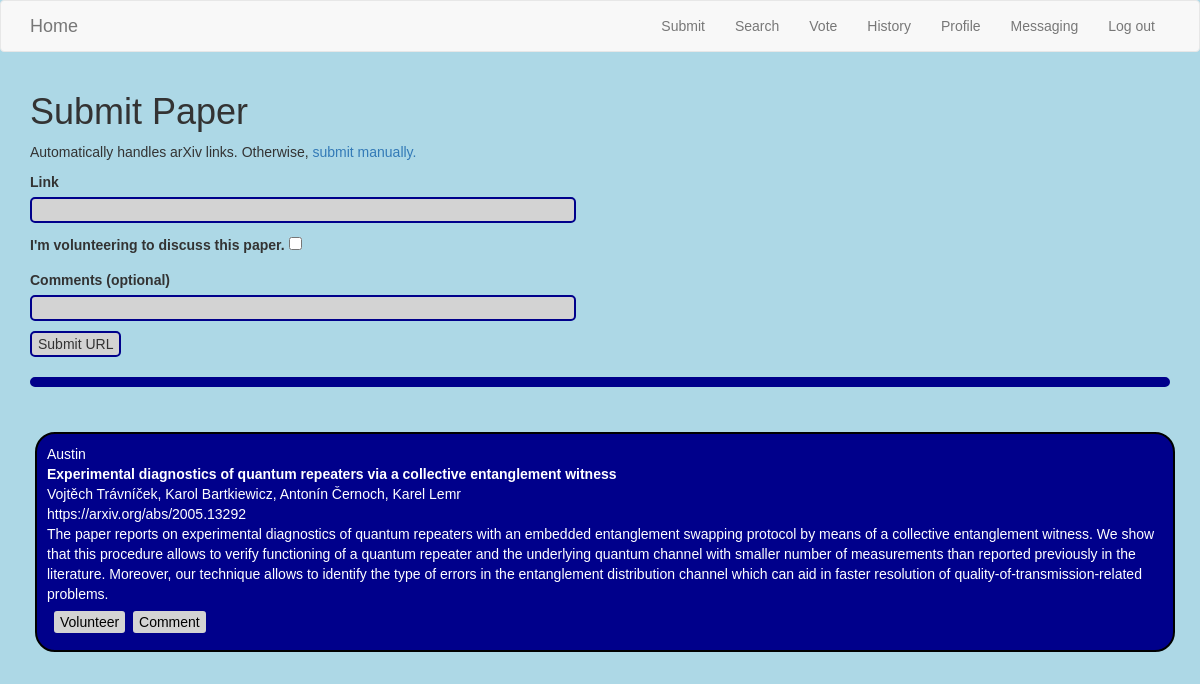
Screenshot of /submit (signed in) with the database file from the repository.
### app/models.py (models this page shows, shortened)
class User(UserMixin, db.Model):
    id = db.Column(db.Integer, primary_key=True)
    username = db.Column(db.String(64), index=True, unique=True)
    firstname = db.Column(db.String(64))
    lastname = db.Column(db.String(64))
    email = db.Column(db.String(120), index=True, unique=True)
    password_hash = db.Column(db.String(128))
    admin = db.Column(db.Boolean, default=False)
    password_hold = db.Column(db.String(128))
    retired = db.Column(db.Boolean, default=False)
    hp = db.Column(db.Integer, default=0)

class Paper(db.Model):
    id = db.Column(db.Integer, primary_key=True)
    title = db.Column(db.String(140))
    timestamp = db.Column(db.Date, index=True, default=datetime.utcnow)
    link = db.Column(db.String(140))
    abstract = db.Column(db.String(512))
    authors = db.Column(db.String(256))
    voted = db.Column(db.Date)
    score_n = db.Column(db.Integer)
    score_d = db.Column(db.Integer)
    comment = db.Column(db.String(256))
    subber_id = db.Column(db.Integer, db.ForeignKey('user.id'))
    volunteer_id = db.Column(db.Integer, db.ForeignKey('user.id'))
    subber = db.relationship('User', backref='subs',
                             foreign_keys=[subber_id])
    volunteer = db.relationship('User', backref='vols',
                             foreign_keys=[volunteer_id])

### app/main/routes.py (the view, shortened to what this page needs)
@bp.route('/submit', methods=['GET', 'POST'])
@login_required
def submit():
    form = PaperSubmissionForm()
    papers = (Paper.query.filter(Paper.voted==None)
              .order_by(Paper.timestamp.desc()).all())
    editform = FullEditForm(edits=range(len(papers)))
    editforms = list(zip(papers, editform.edits))
    for i in range(len(editform.data['edits'])):
        paper = editforms[i][0]
        button = editform.data['edits'][i]
        if button['volunteer']:
            paper.volunteer = current_user
        elif button['unvolunteer']:
            paper.volunteer = None
        elif button['unsubmit']:
            db.session.delete(paper)
        elif button['comment']:
            return redirect(url_for('main.comment', id=paper.id))
        else:
            continue
        db.session.commit()
        return redirect(url_for('main.submit'))
    return render_template('main/submit.html', form=form,
                            title='Submit Paper', showsub=True,
                            editform=editform,
                            editforms=editforms, extras=True)

### app/main/forms.py (shortened to what this page needs)
class PaperSubmissionForm(FlaskForm):
    link = StringField('Link', validators=[DataRequired()])
    volunteering = BooleanField("I'm volunteering to discuss this paper.")
    comments = StringField('Comments (optional)')
    submit = SubmitField('Submit URL')

class FullEditForm(FlaskForm):
    edits = FieldList(FormField(EditForm))

### app/models.py (called while the page is built)
@login.user_loader
def load_user(id):
    return User.query.get(int(id))

### app/templates/main/submit.html (shortened to what this page needs)
{% extends 'base.html' %}
{% block app_content %}
  <h1>Submit Paper</h1>
  <form action='' method='post'>
    <p>
      Automatically handles arXiv links.
      Otherwise, <a href='{{ url_for('main.submit_m') }}'>submit manually.</a>
    </p>
    <p>
      {{ form.link.label }}<br>
      {{ form.link(size=64) }}<br>
    </p>
    <p>
      {{ form.volunteering.label }}
      {{ form.volunteering(size=64) }}<br>
    </p>
    <p>
      {{ form.comments.label }}<br>
      {{ form.comments(size=64) }}<br>
    </p>
    <p>
      {{ form.submit() }}
    </p>
  </form>
  <hr><br>
  <form action='' method='post'>
    {% for i in editforms %}
      {% set paper = i[0] %}
      {% include 'main/_paper.html' %}
      <div class='vote'>
	{% if not i[0].volunteer %}
	  {{ i[1].volunteer() }}
	{% endif %}
	{{ i[1].comment }}
      </div>
      </div>
    {% endfor %}
</form>
{% endblock %}

### app/templates/main/_paper.html (shortened to what this page needs)
<div class='table table-hover'>
  <tr>
    <td width='70px'>
      {% if showsub %}
      <a href="{{ url_for('main.user', username=paper.subber.username) }}">
	{{ paper.subber.firstname }}
      </a>
      <br>
      {% endif %}
    </td>
    <td>
      <span class='title'>{{ paper.title }}</span><br>
      {{ paper.authors }}<br>
      <a href='{{ paper.link }}'>{{ paper.link }}</a><br>
      {{ paper.abstract|replace('\\\\', '\\') }}<br>
    </td>
  </tr>

### app/static/style.css (style rules this page uses)
body { background-color: lightblue; font-family: arial; }
.title { font-weight: bold; }
hr { border: 5px solid darkblue; border-radius: 5px; }
input { border-radius: 5px; border: 2px solid darkblue; background-color: lightgrey; }
.table-hover { border: 2px solid black; border-radius: 20px; padding: 10px; margin: 5px; background-color: darkblue; color: white; }
.table-hover a { color:white; }
.vote { padding: 5px; }
.vote input { color: black; }

### rows the page displays
Paper: title "Experimental diagnostics of quantum repeaters via a collective entanglement witness", authors "Vojtěch Trávníček, Karol Bartkiewicz, Antonín Černoch, Karel Lemr", link "https://arxiv.org/abs/2005.13292", abstract "The paper reports on experimental diagnostics of quantum repeaters with an embedded entanglement swapping protocol by means of a collective entanglement witness. We show that this procedure allows to verify functioning of a quantum repeater and the underlying quantum channel with smaller number of measurements than reported previously in the literature. Moreover, our technique allows to identify the type of errors in the entanglement distribution channel which can aid in faster resolution of quality-of-transmission-related problems."
User: subber.firstname "Austin"
